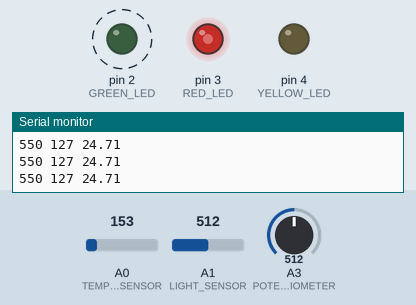
The sketch below on a simulated Arduino Uno, built with avr-gcc and run on an emulated ATmega328P. Parts: output pins drawn as LEDs (lit = HIGH), the last lines printed to the serial monitor. Dashed ring = blinking. Inputs (shaded band) come from the test bench; at power-on: A0 (TEMPERATURE_SENSOR) = 153, A1 (LIGHT_SENSOR) = 512, A3 (POTENTIOMETER) = 512.

Above: at 1.2 s.
1.3 s: A0 (TEMPERATURE_SENSOR) set to 168
At 2.1 s:
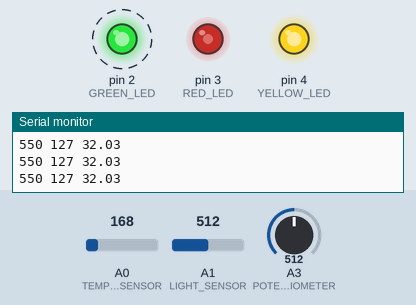
4.3 s: A1 (LIGHT_SENSOR) set to 414
At 5.5 s:
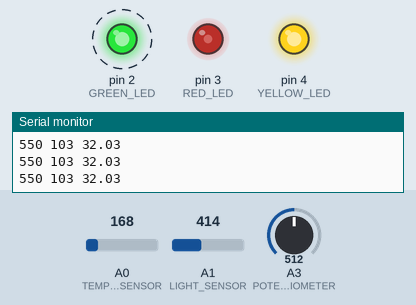
7.3 s: A1 (LIGHT_SENSOR) set to 392
At 7.7 s:
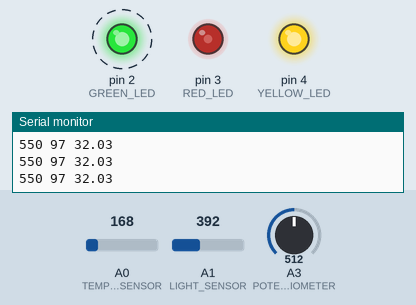
10.3 s: A1 (LIGHT_SENSOR) set to 716
At 11.0 s:
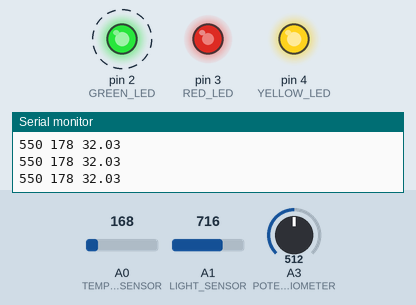
13.3 s: A0 (TEMPERATURE_SENSOR) set to 133
At 14.4 s:
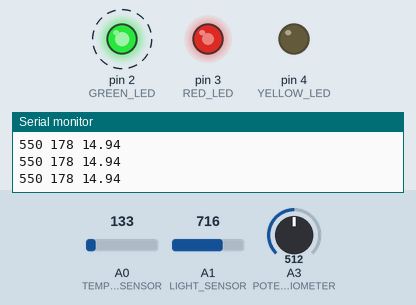
16.3 s: A3 (POTENTIOMETER) set to 190
At 16.94 s:
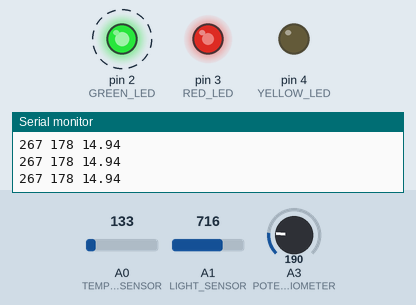
Timing chart, 0 to 20.3 s (numbered marks = the images above; inputs shaded):
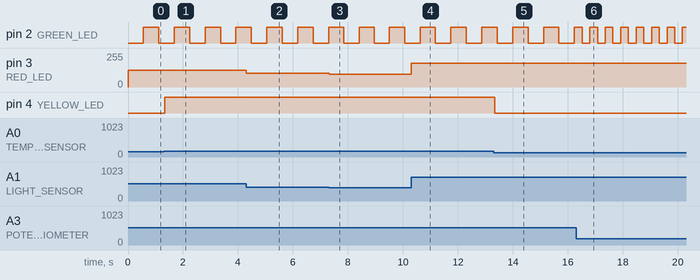

The sketch:

lab2.ino
```cpp
/* Applications and Computation for the Internet of Things 2019-2020
 * 2nd Lab work: Sensing the Physical World
 *
 * Group 11
 * Diogo Pereira (58122)
 * Pedro Carlos  (87556)
 */


/* When DEBUG is defined, these values are printed to the serial port:
 *     blink_period  brightness  temperature
 */
#define DEBUG


// Identification of the analog inputs (sensors)
const byte TEMPERATURE_SENSOR = A0;
const byte LIGHT_SENSOR       = A1;
const byte POTENTIOMETER      = A3;

// Identification of the digital outputs (actuators)
const byte GREEN_LED  = 2;
const byte RED_LED    = 3;
const byte YELLOW_LED = 4;

// The range of the blinking period, depending on the potentiometer value
const word MIN_BLINK_PERIOD = 200;
const word MAX_BLINK_PERIOD = 2000;

// The temperature above which the yellow LED turns on
const float TEMPERATURE_THRESHOLD = 25.0;
// How long a temperature must be continuously observed above
// or below the threshold for the LED to switch states
const word TEMPERATURE_DEBOUNCE_TIME = 20;


void setup() {
#ifdef DEBUG
    Serial.begin(9600);
#endif

    // Initialize the outputs
    digitalWrite(GREEN_LED, LOW);
    digitalWrite(RED_LED, LOW);
    digitalWrite(YELLOW_LED, LOW);

    pinMode(GREEN_LED, OUTPUT);
    pinMode(RED_LED, OUTPUT);
    pinMode(YELLOW_LED, OUTPUT);
}

void loop() {
    // Each of the sensor reading functions takes ~112 us,
    // which is pretty much all spent in analogRead().
    int blink_period = rotation_sensor();
    byte brightness = brightness_sensor();
    float temperature = temperature_sensor();

    // The actuator functions take negligible time,
    // compared to the sensor functions.
    rotation_actuator(blink_period);   // 2-5 us
    brightness_actuator(brightness);   // 8 us
    temperature_actuator(temperature); // 7-9 us

#ifdef DEBUG
    Serial.print(blink_period);
    Serial.print(" ");
    Serial.print(brightness);
    Serial.print(" ");
    Serial.println(temperature);
#endif
}


int rotation_sensor() {
    // Read the rotation value
    int value = analogRead(POTENTIOMETER);

    // Convert the rotation value to a blinking rate
    int blink_period = map(value, 0, 1023, MIN_BLINK_PERIOD/2, MAX_BLINK_PERIOD/2);

    return blink_period;
}

void rotation_actuator(int blink_period) {
    // Current LED state
    static byte led_state = LOW;
    // Last time (in milliseconds) that the LED state was toggled
    static unsigned long toggle_time = 0;

    // Check if enough time has passed to toggle the LED state
    unsigned long current_time = millis();
    if (current_time > toggle_time + blink_period) {
        // More time has passed than the blink rate; toggle LED state
        led_state = (led_state == LOW) ? HIGH : LOW;
        digitalWrite(GREEN_LED, led_state);

        // Store the time that we toggled the state of the LED
        toggle_time = current_time;
    }
}


byte brightness_sensor() {
    // Read the light sensor value
    int value = analogRead(LIGHT_SENSOR);

    // Map the light sensor value to a brightness level
    byte brightness = map(value, 0, 1023, 0, 255);

    return brightness;
}

void brightness_actuator(int brightness) {
    // Use PWM to control the LED brightness
    analogWrite(RED_LED, brightness);
}


float temperature_sensor() {
    // Read the temperature sensor value
    int value = analogRead(TEMPERATURE_SENSOR);

    // Convert the sensor value to a temperature (in degrees Celsius)
    //float temperature = (((value / 1024.0) * 5.0) - 0.5) * 100.0;

    // Simpler, equivalent formula with only one floating-point division
    float temperature = (value * 125L - 12800) / 256.0;

    return temperature;
}

void temperature_actuator(float temperature) {
    /* This function implements a simple debouncing mechanism to
     * prevent the LED from flickering when the temperature is
     * close to the threshold. The LED will only switch states
     * when a temperature has been observed continuously above or
     * below the threshold for a certain period of time, determined
     * by the TEMPERATURE_DEBOUNCE_TIME constant.
     */
    static unsigned long threshold_time = 0;
    static int switching_to = LOW;

    unsigned long current_time = millis();

    if (temperature > TEMPERATURE_THRESHOLD) {
        if (switching_to == LOW) {
            threshold_time = current_time;
        }
        switching_to = HIGH;
    } else {
        if (switching_to == HIGH) {
            threshold_time = current_time;
        }
        switching_to = LOW;
    }

    if (current_time - threshold_time > TEMPERATURE_DEBOUNCE_TIME) {
        digitalWrite(YELLOW_LED, switching_to);
        threshold_time = current_time;
    }
}
```

Measured:
- the behaviour switches between 153 and 154 on A0 (TEMPERATURE_SENSOR) (found by bisection; images 0 and 1)
- after the input at 1.3 s, pin 4 (YELLOW_LED): LOW → HIGH at once
- after the input at 4.3 s, pin 3 (RED_LED): 127/255 → 103/255 at once
- after the input at 7.3 s, pin 3 (RED_LED): 103/255 → 97/255 at once
- after the input at 10.3 s, pin 3 (RED_LED): 97/255 → 178/255 at once
- after the input at 13.3 s, pin 4 (YELLOW_LED): HIGH → LOW at once
- after the input at 16.3 s, pin 2 (GREEN_LED): alternates HIGH for 0.28 s and LOW for 0.28 s, starting after 0.22 s
- by itself, pin 2 (GREEN_LED): alternates HIGH for 0.56 s and LOW for 0.56 s
